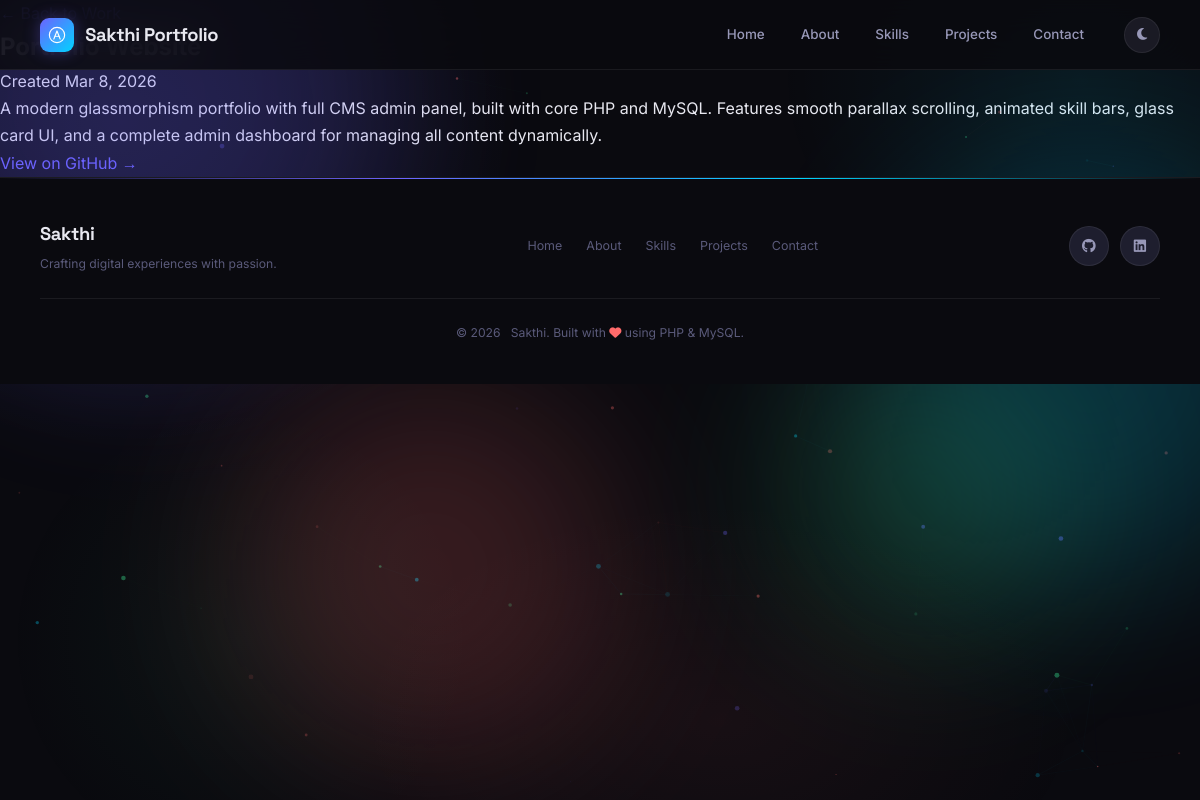
Page /project.php?id=1 on the committed database.
### tables this page shows
CREATE TABLE IF NOT EXISTS projects (
    id INT AUTO_INCREMENT PRIMARY KEY,
    title VARCHAR(200) NOT NULL,
    description TEXT,
    tech_stack VARCHAR(500) DEFAULT NULL,
    github_link VARCHAR(500) DEFAULT NULL,
    demo_link VARCHAR(500) DEFAULT NULL,
    image VARCHAR(255) DEFAULT NULL,
    featured TINYINT(1) DEFAULT 0,
    created_at TIMESTAMP DEFAULT CURRENT_TIMESTAMP,
    updated_at TIMESTAMP DEFAULT CURRENT_TIMESTAMP ON UPDATE CURRENT_TIMESTAMP
);

CREATE TABLE IF NOT EXISTS profile (
    id INT PRIMARY KEY DEFAULT 1,
    name VARCHAR(100) NOT NULL DEFAULT 'Developer',
    headline VARCHAR(255) NOT NULL DEFAULT 'Full-Stack Developer',
    bio TEXT,
    email VARCHAR(100) NOT NULL DEFAULT 'hello@example.com',
    avatar VARCHAR(255) DEFAULT NULL,
    resume VARCHAR(255) DEFAULT NULL,
    github VARCHAR(255) DEFAULT NULL,
    linkedin VARCHAR(255) DEFAULT NULL,
    twitter VARCHAR(255) DEFAULT NULL,
    updated_at TIMESTAMP DEFAULT CURRENT_TIMESTAMP ON UPDATE CURRENT_TIMESTAMP
);

CREATE TABLE IF NOT EXISTS `social_links` (
    `id`            INT AUTO_INCREMENT PRIMARY KEY,
    `platform`      VARCHAR(50)  NOT NULL,
    `url`           VARCHAR(500) NOT NULL,
    `icon_class`    VARCHAR(100) DEFAULT 'fa-solid fa-link',
    `display_order` INT DEFAULT 0,
    `created_at`    TIMESTAMP DEFAULT CURRENT_TIMESTAMP
);

### includes/db.php (called while the page is built, shortened)
<?php
class Database {
    private static $instance = null;
    private $connection;
    private function __construct() {
        try {
            $this->connection = new mysqli(DB_HOST, DB_USER, DB_PASS, DB_NAME);
            $this->connection->set_charset('utf8mb4');
        } catch (mysqli_sql_exception $e) {
            error_log("Database connection failed: " . $e->getMessage());
            if (defined('DB_HOST') && DB_HOST === 'localhost') {
                die('<div style="font-family:sans-serif;padding:2rem;background:#1a1a24;color:#ff4444;border:1px solid #ff4444;border-radius:12px;margin:2rem;max-width:600px;">
                    <h2>⚠️ Database Connection Failed</h2>
                    <p>' . htmlspecialchars($e->getMessage()) . '</p>
                    <p style="color:#a0a0b0;margin-top:1rem;">Run <a href="' . BASE_URL . '/setup.php" style="color:#6c5ce7;">setup.php</a> to create the database.</p>
                </div>');
            } else {
                die("Database connection error. Please try again later.");
            }
        }
    }
    public static function getInstance() {
        if (self::$instance === null) {
            self::$instance = new self();
        }
        return self::$instance;
    }
    public function query($sql, $params = [], $types = '') {
        try {
            $stmt = $this->connection->prepare($sql);
            if (!empty($params)) {
                $stmt->bind_param($types, ...$params);
            }
            $stmt->execute();
            return $stmt;
        } catch (mysqli_sql_exception $e) {
            error_log("Query failed: " . $e->getMessage() . " | SQL: " . $sql);
            return false;
        }
    }
    public function getRow($sql, $params = [], $types = '') {
        $stmt = $this->query($sql, $params, $types);
        if ($stmt) {
            $result = $stmt->get_result();
            return $result->fetch_assoc();
        }
        return null;
    }
    public function getRows($sql, $params = [], $types = '') {
        $stmt = $this->query($sql, $params, $types);
        if ($stmt) {
            $result = $stmt->get_result();
            return $result->fetch_all(MYSQLI_ASSOC);
        }
        return [];
    }
}

### includes/functions.php (called while the page is built, shortened)
<?php
function escape($string)
{
    return htmlspecialchars($string ?? '', ENT_QUOTES | ENT_SUBSTITUTE, 'UTF-8');
}
function formatDate($date)
{
    return date('M j, Y', strtotime($date));
}
function sanitizeUrl($url)
{
    $url = trim($url ?? '');
    return filter_var($url, FILTER_SANITIZE_URL) ?: '';
}
function getProfile()
{
    $db = Database::getInstance();
    $profile = $db->getRow("SELECT * FROM profile WHERE id = 1");
    return $profile ?: [
        'name' => 'Developer',
        'headline' => 'Full-Stack Developer',
        'bio' => 'Building digital experiences.',
        'email' => 'hello@example.com',
        'avatar' => null,
        'resume' => null,
        'github' => null,
        'linkedin' => null,
        'twitter' => null,
    ];
}
function getSocialLinks()
{
    $db = Database::getInstance();
    return $db->getRows("SELECT * FROM social_links ORDER BY display_order ASC, id ASC") ?: [];
}
function getProject($id)
{
    $db = Database::getInstance();
    return $db->getRow("SELECT * FROM projects WHERE id = ?", [(int) $id], 'i');
}

### project.php (the view, shortened to what this page needs)
<?php
require_once 'includes/db.php';
require_once 'includes/functions.php';
$id = isset($_GET['id']) ? (int)$_GET['id'] : 0;
$project = getProject($id);
require_once 'includes/header.php';
?>
<article class="project-detail bento-grid">
    <div class="project-header bento-card">
        <a href="<?php echo BASE_URL; ?>/#work" class="back-link">← Back to Work</a>
        <h1><?php echo escape($project['title']); ?></h1>
        <time datetime="<?php echo $project['created_at']; ?>">
            Created <?php echo formatDate($project['created_at']); ?>
        </time>
    </div>
    <div class="project-content bento-card">
        <div class="project-description">
            <?php echo nl2br(escape($project['description'])); ?>
        </div>
        <?php if (!empty($project['github_link'])): ?>
        <div class="project-links">
            <a href="<?php echo escape($project['github_link']); ?>"
               target="_blank"
               rel="noopener"
               class="btn primary">
                View on GitHub →
            </a>
        </div>
        <?php endif; ?>
    </div>
</article>
<?php require_once 'includes/footer.php'; ?>

### includes/footer.php (shortened to what this page needs)
</main>
<?php
$profile = $profile ?? getProfile();
if (empty($isAdminPage)):
    ?>
    <footer class="site-footer" role="contentinfo">
        <div class="footer-inner">
            <div class="footer-brand">
                <span class="footer-logo"><?php echo escape($profile['name'] ?? SITE_NAME); ?></span>
                <p class="footer-tagline">Crafting digital experiences with passion.</p>
            </div>
            <nav class="footer-nav" aria-label="Footer navigation">
                <a href="#hero">Home</a>
                <a href="#about">About</a>
                <a href="#skills">Skills</a>
                <a href="#projects">Projects</a>
                <a href="#contact">Contact</a>
            </nav>
            <div class="footer-social">
                <?php
                $footerSocials = getSocialLinks();
                if ($footerSocials):
                    foreach ($footerSocials as $sl):
                        $url = sanitizeUrl($sl['url']);
                        ?>
                        <a href="<?php echo escape($url); ?>" target="_blank" rel="noopener noreferrer"
                            aria-label="<?php echo escape($sl['platform']); ?>" class="social-icon-btn">
                            <i class="<?php echo escape($sl['icon_class']); ?>" aria-hidden="true"></i>
                        </a>
                    <?php endforeach; endif; ?>
            </div>
        </div>
        <div class="footer-bottom">
            <p>&copy; <?php echo date('Y'); ?> &nbsp;
                <?php echo escape($profile['name'] ?? SITE_NAME); ?>.
                Built with <i class="fa-solid fa-heart"></i> using PHP &amp; MySQL.
            </p>
        </div>
    </footer>
<?php endif; ?>
</body>
</html>

### assets/css/style.css (style rules this page uses)
:root { --bg: #0a0a0f; --bg2: #111118; --bg3: #1a1a24; --card: #13131c; --card2: #1e1e2e; --stroke: rgba(108, 99, 255, 0.18); --stroke2: rgba(255, 255, 255, 0.07); --violet: #6c63ff; --violet2: #8b83ff; --cyan: #00d4ff; --coral: #ff6b6b; --green: #39d98a; --gold: #ffd166; --ink: #e8e8f0; --ink2: #9898b8; --ink3: #5a5a7a; --glow-v: rgba(108, 99, 255, 0.35); --glow-c: rgba(0, 212, 255, 0.25); --shadow-sm: 0 2px 12px rgba(0, 0, 0, .4); --shadow-card: 0 8px 32px rgba(0, 0, 0, .5); --shadow-hover: 0 20px 56px rgba(108, 99, 255, .2); --shadow-glow: 0 0 40px rgba(108, 99, 255, .25); --radius: 16px; --radius-sm: 10px; --radius-pill: 100px; --tr: .22s ease; --font: 'Inter', sans-serif; --font-head: 'Space Grotesk', sans-serif; --navbar-h: 70px; }
*, *::before, *::after { box-sizing: border-box; margin: 0; padding: 0 }
html { scroll-behavior: smooth }
body { font-family: var(--font); background: var(--bg); color: var(--ink); overflow-x: hidden; line-height: 1.7; }
a { color: var(--violet); text-decoration: none; transition: color var(--tr) }
.project-links { display: flex; gap: .6rem; margin-top: auto; flex-wrap: wrap }
.social-icon-btn { width: 40px; height: 40px; border-radius: 50%; background: var(--card2); border: 1px solid var(--stroke2); display: flex; align-items: center; justify-content: center; color: var(--ink2); font-size: .88rem; transition: all .25s; text-decoration: none; }
.site-footer { background: var(--bg); color: var(--ink); padding: 2.5rem 2.5rem; position: relative; z-index: 1; border-top: 1px solid var(--stroke2); }
.site-footer::before { content: ''; position: absolute; top: 0; left: 0; right: 0; height: 1px; background: linear-gradient(90deg, transparent, var(--violet), var(--cyan), transparent); }
.footer-inner { max-width: 1200px; margin: 0 auto; display: flex; justify-content: space-between; align-items: center; gap: 2rem; }
.footer-logo { font-family: var(--font-head); font-weight: 700; font-size: 1.15rem; letter-spacing: -.02em; display: block; margin-bottom: .3rem; color: var(--ink); }
.footer-tagline { font-size: .76rem; color: var(--ink3) }
.footer-nav { display: flex; gap: 1.5rem; flex-wrap: wrap; align-items: center }
.footer-nav a { font-size: .78rem; color: var(--ink3); transition: color var(--tr) }
.footer-social { display: flex; gap: .7rem }
.footer-bottom { max-width: 1200px; margin: 1.5rem auto 0; padding-top: 1.5rem; border-top: 1px solid var(--stroke2); text-align: center; font-size: .76rem; color: var(--ink3); }
.footer-bottom .fa-heart { color: var(--coral); font-size: .76rem }

### rows in the picture
projects: title "Portfolio Website", created_at "Mar 8, 2026", description "A modern glassmorphism portfolio with full CMS admin panel, built with core PHP and MySQL. Features smooth parallax scrolling, animated skill bars, glass card UI, and a complete admin dashboard for managing all content dynamically."
profile: name "Sakthi"

### other values in the picture
SITE_NAME "Sakthi Portfolio"
